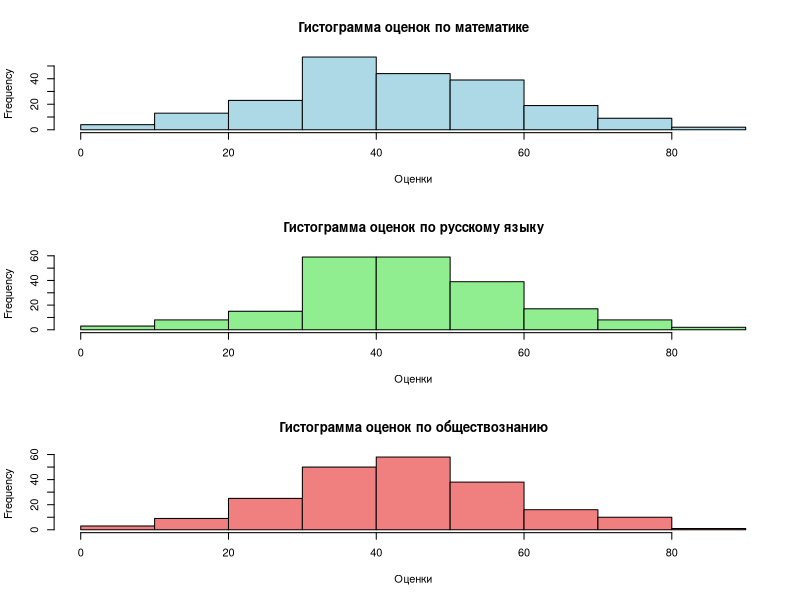

The R script that drew this image:

# Лабораторная 3

setwd("C:/study/anatolich-1/R_labs/R_lab3/Workdir")

# Задание 4

# Проверка существования файла
if (file.exists("data.csv")) {
  # Чтение данных
  data <- read.table("data.csv", header = TRUE, sep = ";")
  
  # Очистка данных от NA
  cl_data <- na.omit(data)
  
  # Проверка на наличие некорректных значений
  if (any(is.na(cl_data$Русский_язык))) {
    cat("В столбце 'Русский язык' есть некорректные значения.\n")
  } else {
    # Преобразование столбцов в числовой формат
    cl_data$Математика <- as.numeric(as.character(cl_data$Математика))
    cl_data$Русский_язык <- as.numeric(as.character(cl_data$Русский_язык))
    cl_data$Обществознание <- as.numeric(as.character(cl_data$Обществознание))
    
    # Установка графического окна для 3 гистограмм
    par(mfrow = c(3, 1))  # 3 строки, 1 столбец
    
    # Гистограмма по математике
    hist(cl_data$Математика, main = "Гистограмма оценок по математике", xlab = "Оценки", col = "lightblue", border = "black")
    
    # Гистограмма по русскому языку
    hist(cl_data$Русский_язык, main = "Гистограмма оценок по русскому языку", xlab = "Оценки", col = "lightgreen", border = "black")
    
    # Гистограмма по обществознанию
    hist(cl_data$Обществознание, main = "Гистограмма оценок по обществознанию", xlab = "Оценки", col = "lightcoral", border = "black")
  }
} else {
  cat("Файл 'data.csv' не найден по указанному пути.\n")
}